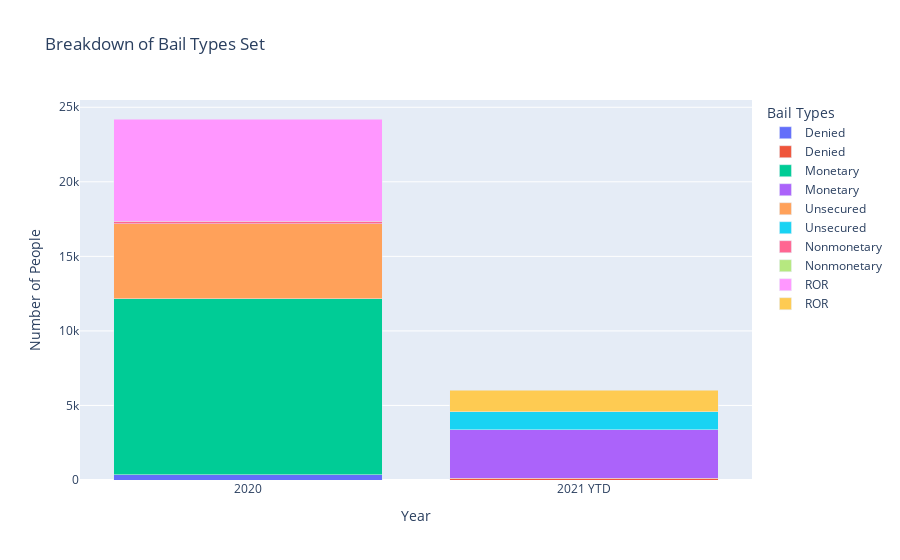

Source (notebook cell):
### Code cell
# Initialize figure
fig = go.Figure()

bail_types = ['Denied', 'Monetary', 'Unsecured', 'Nonmonetary', 'ROR']

for bailType in bail_types:
    for i, year in enumerate([2020, 2021]):
        bailCount = df_year[year][bailType]
        fig.add_trace(go.Bar(
            x = [i],
            y = [bailCount],
            orientation = "v",
            text = {count},
            textposition = "inside",
            name = bailType,
            hoverinfo = "text",
            hovertext = [f"{bailType} bail in {year}: {bailCount} people"]
        ))

fig.update_layout(
    barmode='stack',
    legend={'traceorder': 'normal'},
    legend_title="Bail Types",
    title="Breakdown of Bail Types Set",
    xaxis_title="Year",
    yaxis_title="Number of People",
    xaxis_tickvals=[0, 1],
    xaxis_ticktext=["2020","2021 YTD"]
)

fig.show()

### Figure 1 — Plotly figure (JSON) as saved in the notebook; plotly's stock layout.template omitted (floating-point values rounded to 4 significant figures)
{"data": [{"hoverinfo": "text", "hovertext": ["Denied bail in 2020: 346 people"], "name": "Denied", "orientation": "v", "text": "", "textposition": "inside", "type": "bar", "x": [0], "y": [346]}, {"hoverinfo": "text", "hovertext": ["Denied bail in 2021: 116 people"], "name": "Denied", "orientation": "v", "text": "", "textposition": "inside", "type": "bar", "x": [1], "y": [116]}, {"hoverinfo": "text", "hovertext": ["Monetary bail in 2020: 11807 people"], "name": "Monetary", "orientation": "v", "text": "", "textposition": "inside", "type": "bar", "x": [0], "y": [11807]}, {"hoverinfo": "text", "hovertext": ["Monetary bail in 2021: 3261 people"], "name": "Monetary", "orientation": "v", "text": "", "textposition": "inside", "type": "bar", "x": [1], "y": [3261]}, {"hoverinfo": "text", "hovertext": ["Unsecured bail in 2020: 5049 people"], "name": "Unsecured", "orientation": "v", "text": "", "textposition": "inside", "type": "bar", "x": [0], "y": [5049]}, {"hoverinfo": "text", "hovertext": ["Unsecured bail in 2021: 1216 people"], "name": "Unsecured", "orientation": "v", "text": "", "textposition": "inside", "type": "bar", "x": [1], "y": [1216]}, {"hoverinfo": "text", "hovertext": ["Nonmonetary bail in 2020: 165 people"], "name": "Nonmonetary", "orientation": "v", "text": "", "textposition": "inside", "type": "bar", "x": [0], "y": [165]}, {"hoverinfo": "text", "hovertext": ["Nonmonetary bail in 2021: 1 people"], "name": "Nonmonetary", "orientation": "v", "text": "", "textposition": "inside", "type": "bar", "x": [1], "y": [1]}, {"hoverinfo": "text", "hovertext": ["ROR bail in 2020: 6846 people"], "name": "ROR", "orientation": "v", "text": "", "textposition": "inside", "type": "bar", "x": [0], "y": [6846]}, {"hoverinfo": "text", "hovertext": ["ROR bail in 2021: 1435 people"], "name": "ROR", "orientation": "v", "text": "", "textposition": "inside", "type": "bar", "x": [1], "y": [1435]}], "layout": {"barmode": "stack", "legend": {"title": {"text": "Bail Types"}, "traceorder": "normal"}, "title": {"text": "Breakdown of Bail Types Set"}, "xaxis": {"ticktext": ["2020", "2021 YTD"], "tickvals": [0, 1], "title": {"text": "Year"}}, "yaxis": {"title": {"text": "Number of People"}}}}
